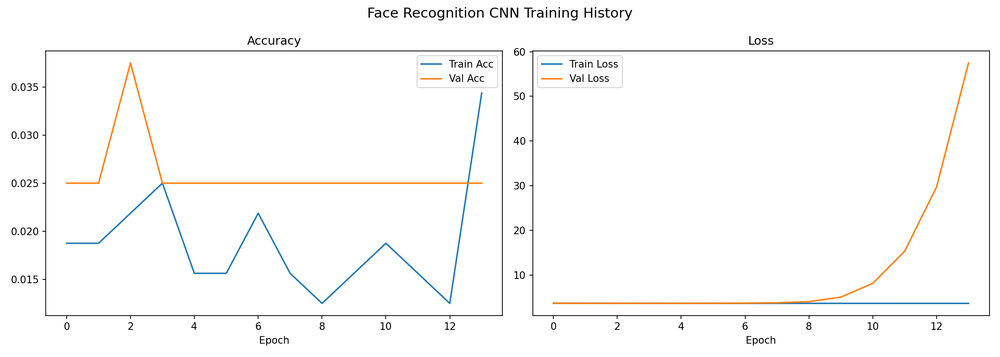
#> input picture backend/routers/models/face_training_history.png, 1000 x 357 px, shrunk from 2100 x 750 before the run
$ python -i edge_service.py   (imports and definitions only)   (older library calls are emulated)
#> lines starting #> are read from the running program, lines starting #| are printed output that depends on the picture
#> further down, picture is the input picture: shape (357, 1000, 3); mean B, G, R 249.8, 250.1, 250.4
"""
Edge Detection & Binary Processing Service — Module 5
Six edge detection methods + thresholding + morphology.
"""

import cv2
import numpy as np


def _to_gray(img: np.ndarray) -> np.ndarray:
    """Convert to grayscale if needed."""
    if len(img.shape) == 3:
        return cv2.cvtColor(img, cv2.COLOR_BGR2GRAY)
    return img


# [5 lines left out: function canny_edge, not called in this run]


def sobel_edge(img: np.ndarray, ksize: int = 3) -> np.ndarray:
    """Sobel edge detection — combines X and Y gradients."""
    gray = _to_gray(img)
    sobelx = cv2.Sobel(gray, cv2.CV_64F, 1, 0, ksize=ksize)
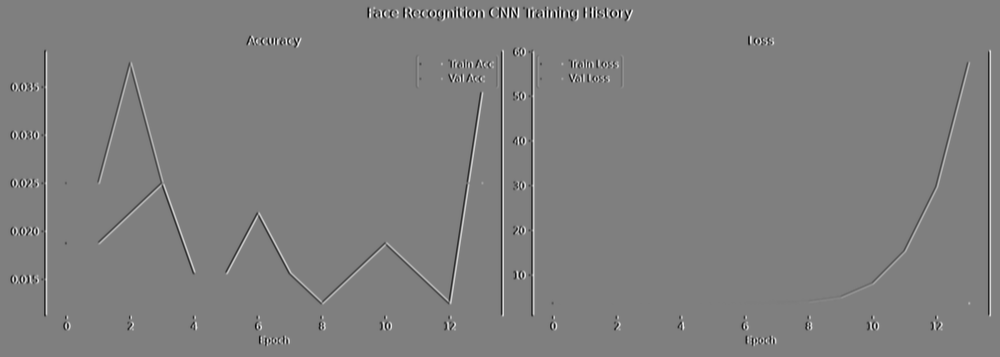
#> sobelx: shape (357, 1000) float64; min -1016, max 1020, mean 0; drawn with min black and max white
    sobely = cv2.Sobel(gray, cv2.CV_64F, 0, 1, ksize=ksize)
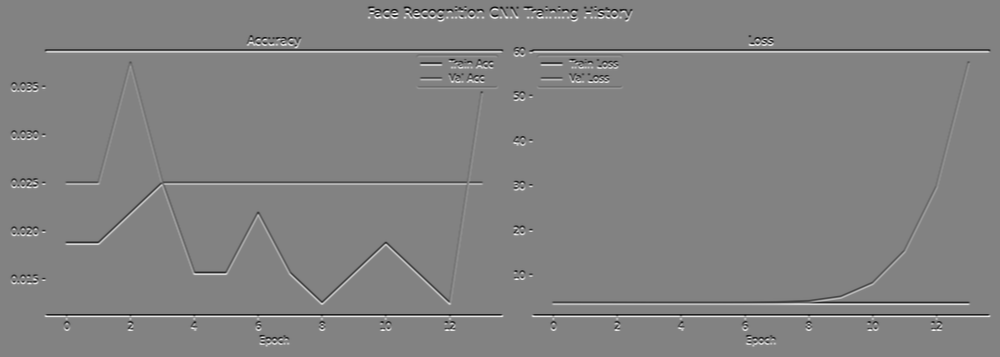
#> sobely: shape (357, 1000) float64; min -926, max 886, mean 0; drawn with min black and max white
    magnitude = cv2.magnitude(sobelx, sobely)
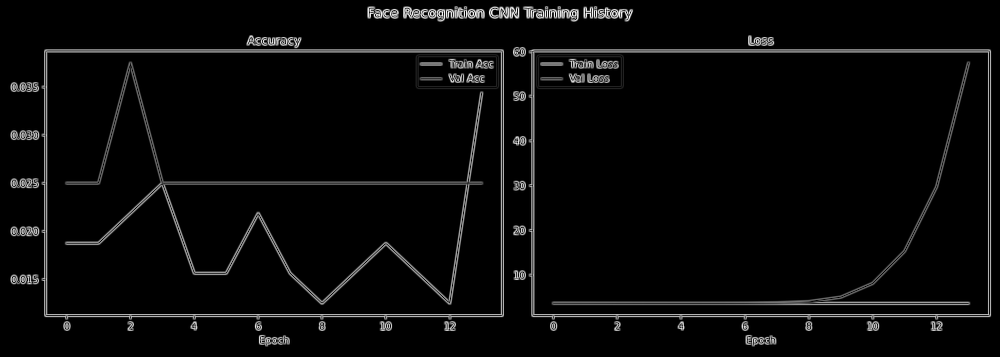
#> magnitude: shape (357, 1000) float64; min 0, max 1037.5, mean 36.4; drawn with min black and max white
    # Use normalize instead of clip: magnitude can far exceed 255
    magnitude = cv2.normalize(magnitude, None, 0, 255, cv2.NORM_MINMAX)
    return cv2.cvtColor(np.uint8(magnitude), cv2.COLOR_GRAY2BGR)
#> returned value: shape (357, 1000, 3)


# [68 lines left out: functions prewitt_edge, robert_edge, laplacian_edge, log_edge, erosion, dilation, not called in this run]

>>> import cv2
>>> picture = cv2.imread('../routers/models/face_training_history.png')
>>> result = sobel_edge(picture)

$ run again, on backend/routers/models/training_history.png
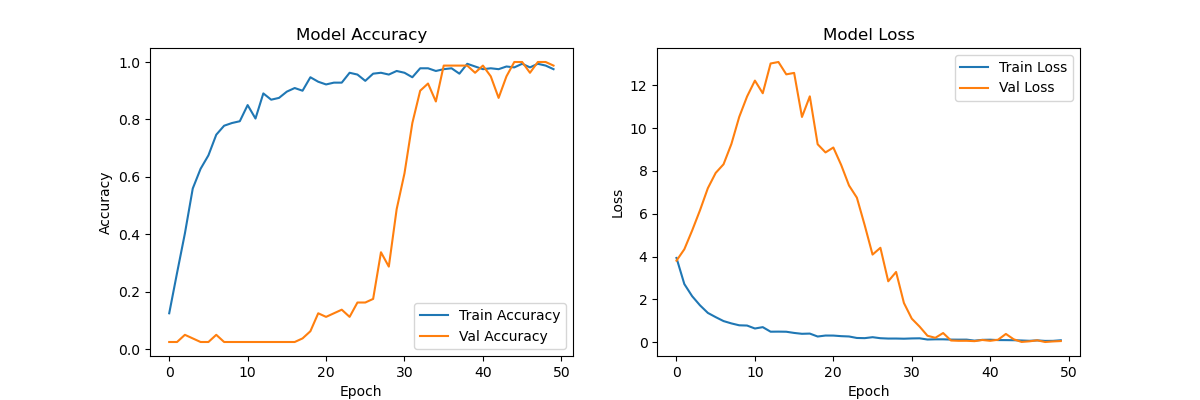
#> input picture backend/routers/models/training_history.png, 1200 x 400 px
#> picture is the input picture: shape (400, 1200, 3); mean B, G, R 249.4, 249.9, 250.4
#> in sobel_edge, `sobely = cv2.Sobel(gray, cv2.CV_64F, 0, 1, ksize=ksize)`:
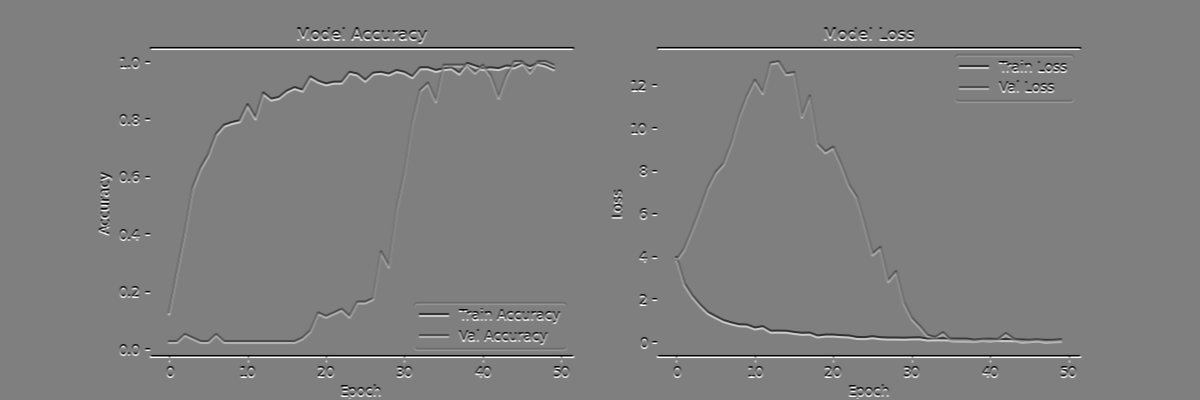
#> sobely: shape (400, 1200) float64; min -1020, max 1020, mean 0; drawn with min black and max white
#> in sobel_edge, `magnitude = cv2.magnitude(sobelx, sobely)`:
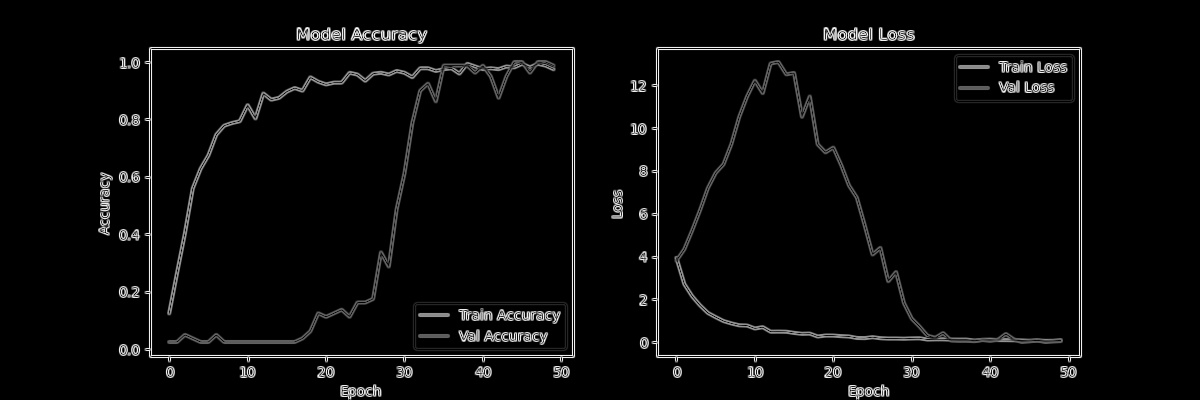
#> magnitude: shape (400, 1200) float64; min 0, max 1079.8, mean 36.6; drawn with min black and max white
